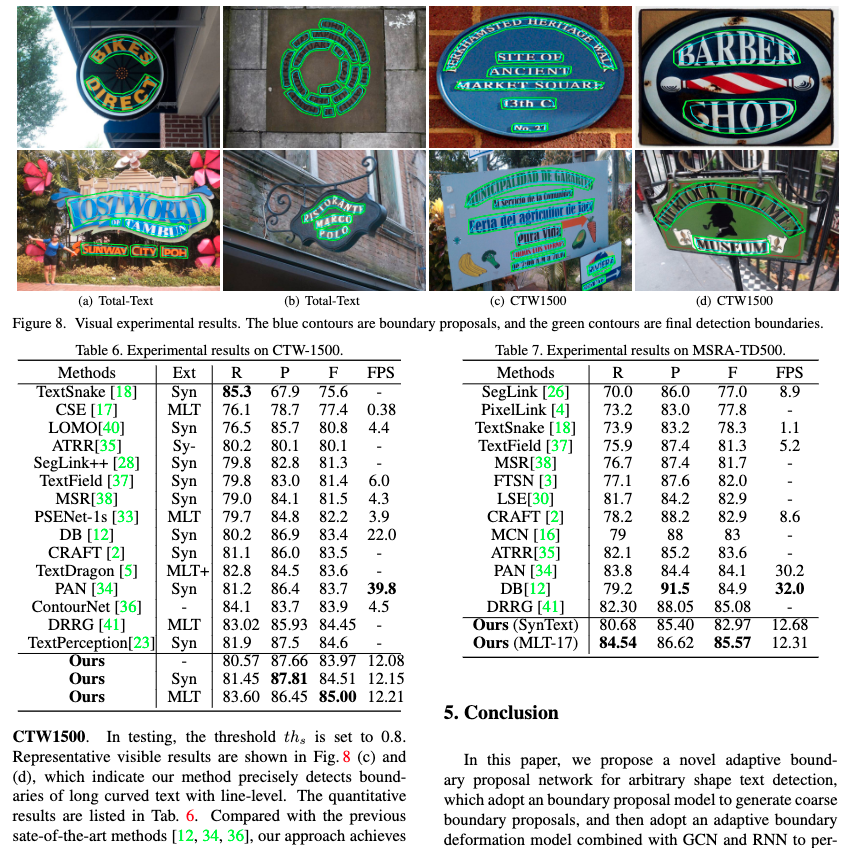
#> input picture fandango-algo/doc/table/1.png, 868 x 848 px, found by its file name
$ python opcv.py ../doc/table/1.png   (older library calls are emulated)
#> lines starting #> are read from the running program, lines starting #| are printed output that depends on the picture; after the words box and inside, x2 and y2 are one past the last pixel; in counts of white or black regions, pixels touching at a corner belong together
#> further down, img is the input picture: shape (848, 868, 3); mean B, G, R 190.7, 192.7, 187.5
import cv2
import numpy as np

def findTextRegion(img):
    region = []

    # 1. 查找轮廓
    contours, hierarchy = cv2.findContours(img, cv2.RETR_TREE, cv2.CHAIN_APPROX_SIMPLE)

    # 2. 筛选那些面积小的
    for i in range(len(contours)):
        cnt = contours[i]
        # 计算该轮廓的面积
        area = cv2.contourArea(cnt)

        # 面积小的都筛选掉
        if (area < 1000):
            continue

        # 轮廓近似，作用很小
        epsilon = 0.001 * cv2.arcLength(cnt, True)
        approx = cv2.approxPolyDP(cnt, epsilon, True)

        # 找到最小的矩形，该矩形可能有方向
        rect = cv2.minAreaRect(cnt)


        # box是四个点的坐标
        box = cv2.boxPoints(rect)
        box = np.int0(box)

        # 计算高和宽
        height = abs(box[0][1] - box[2][1])
        width = abs(box[0][0] - box[2][0])

        # 筛选那些太细的矩形，留下扁的
        if (height > width * 1.2):
            continue

        region.append(box)

    return region

def preprocess(gray):
    # 1. Sobel算子，x方向求梯度
    sobel = cv2.Sobel(gray, cv2.CV_8U, 1, 0, ksize=3)
    # 2. 二值化
    ret, binary = cv2.threshold(sobel, 0, 255, cv2.THRESH_OTSU + cv2.THRESH_BINARY)
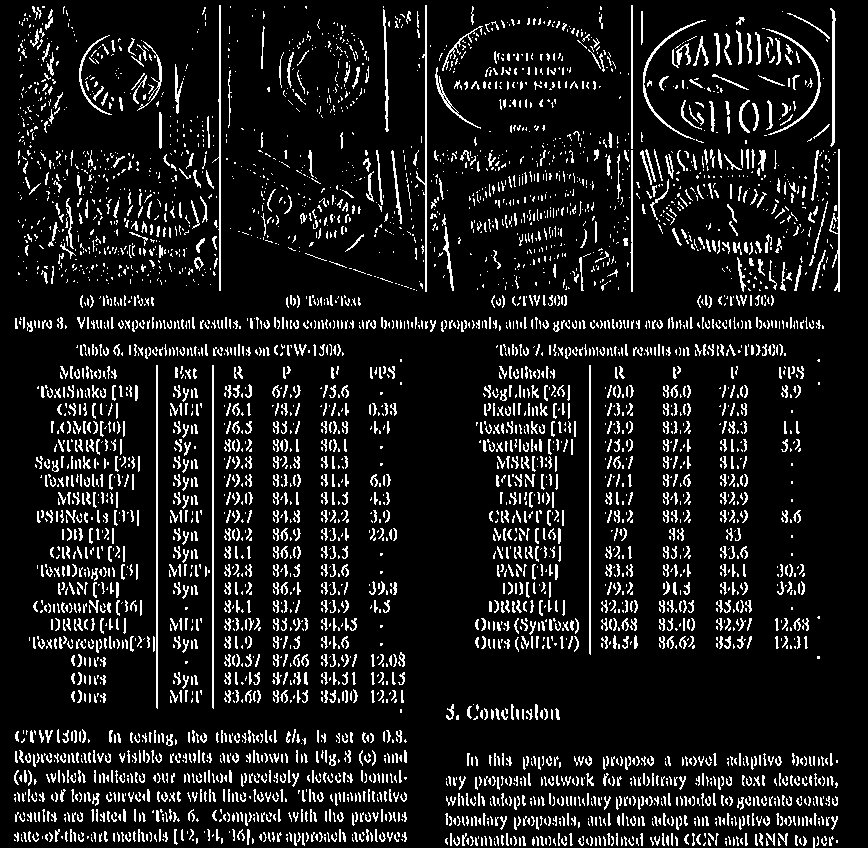
#> binary: shape (848, 868); 10.6% white in thin lines or dots
#> ret = 116

    # 3. 膨胀和腐蚀操作的核函数
    element1 = cv2.getStructuringElement(cv2.MORPH_RECT, (30, 9))
    element2 = cv2.getStructuringElement(cv2.MORPH_RECT, (24, 6))

    # 4. 膨胀一次，让轮廓突出
    dilation = cv2.dilate(binary, element2, iterations=1)
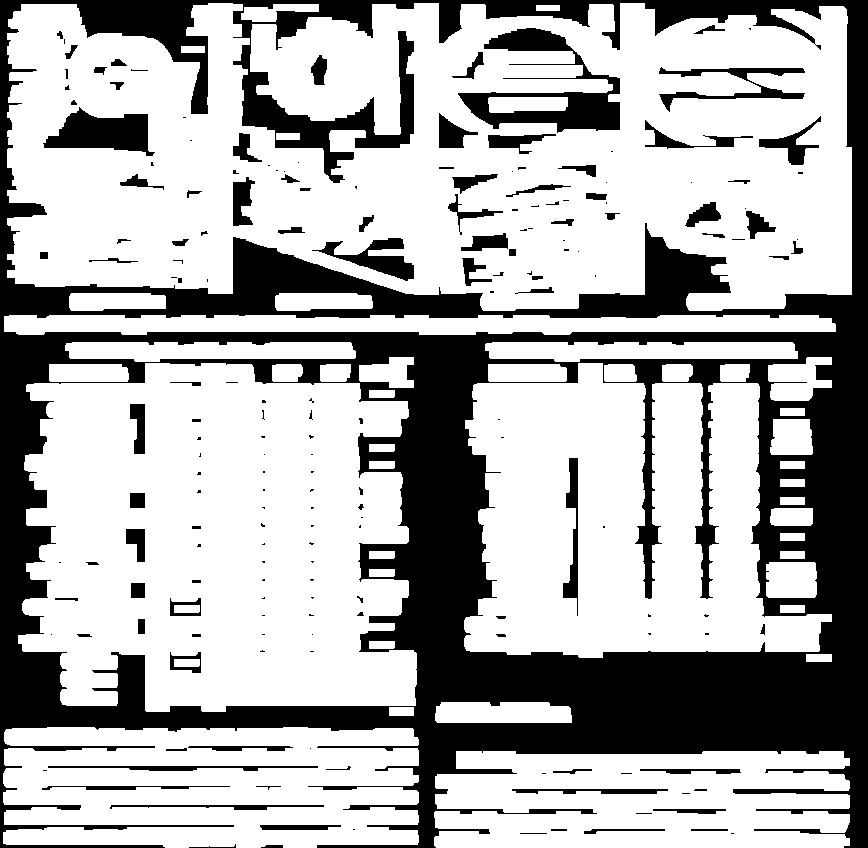
#> dilation: shape (848, 868); 68.4% white; 189 black regions (96 under 20 px), largest, box (x1, y1, x2, y2) and area: (0, 0, 868, 848) 202341, (458, 28, 620, 133) 5779, (43, 107, 155, 156) 3133

    # 5. 腐蚀一次，去掉细节，如表格线等。注意这里去掉的是竖直的线
    erosion = cv2.erode(dilation, element1, iterations=1)
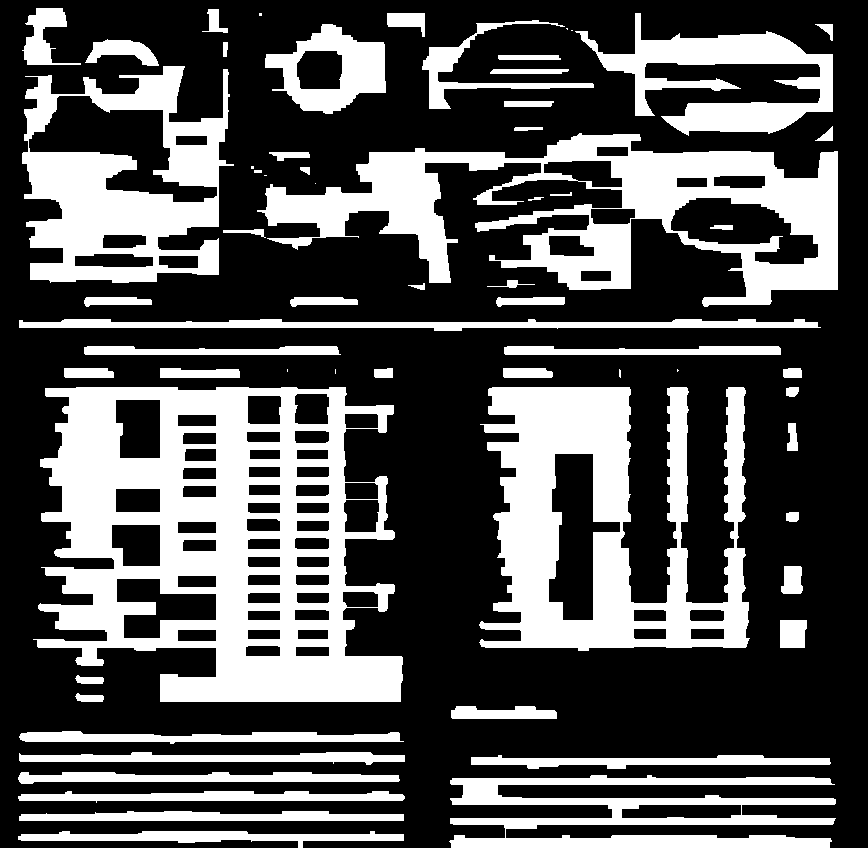
#> erosion: shape (848, 868); 32.6% white; 64 white regions (10 under 20 px), largest, box (x1, y1, x2, y2) and area: (33, 387, 403, 702) 65046, (479, 387, 750, 651) 37931, (257, 133, 838, 307) 37135

    # 6. 再次膨胀，让轮廓明显一些
    dilation2 = cv2.dilate(erosion, element2, iterations=3)
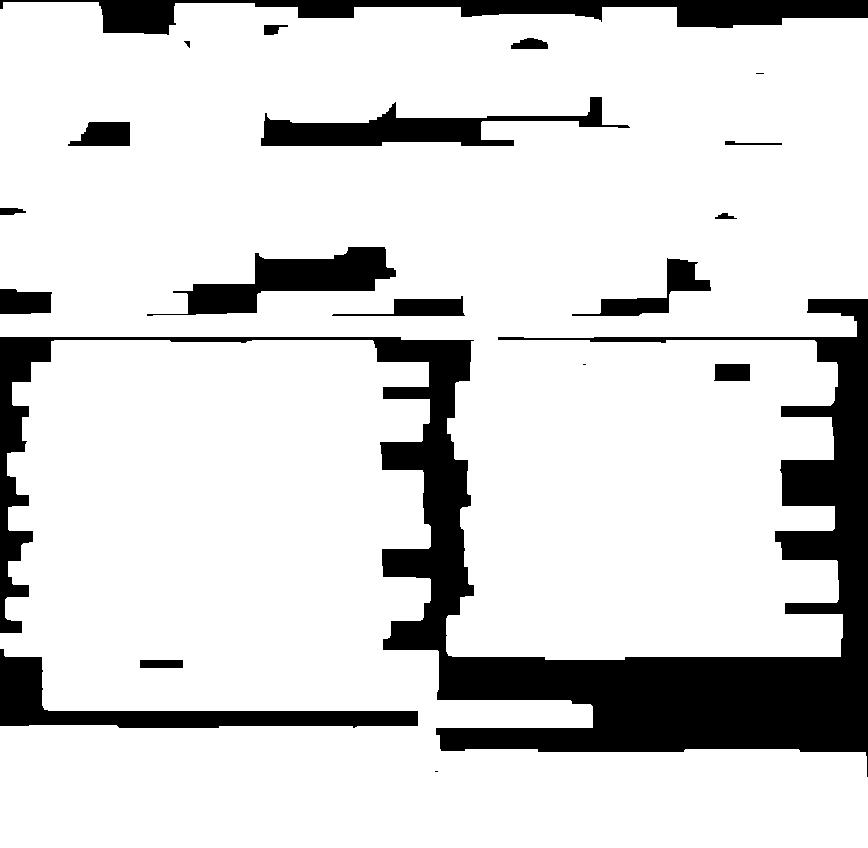
#> dilation2: shape (848, 868); 83.9% white; 20 black regions (3 under 20 px)

    # 7. 存储中间图片
    cv2.imwrite("binary.png", binary)
    cv2.imwrite("dilation.png", dilation)
    cv2.imwrite("erosion.png", erosion)
    cv2.imwrite("dilation2.png", dilation2)

    return dilation2
def detect(img):
    # 1.  转化成灰度图
    gray = cv2.cvtColor(img, cv2.COLOR_BGR2GRAY)

    # 2. 形态学变换的预处理，得到可以查找矩形的图片
    dilation = preprocess(gray)

    # 3. 查找和筛选文字区域
    region = findTextRegion(dilation)
#> in findTextRegion, `contours, hierarchy = cv2.findContours(img, cv2.RETR_TREE, cv2.CHAIN_A..`: contours = 17 contours, 3 with area under 20; largest, box (x1, y1, x2, y2) and area: (0, 2, 868, 660) 389882, (0, 340, 868, 848) 242947, (260, 96, 631, 147) 7174, (146, 246, 397, 317) 7117, (571, 257, 712, 317) 2412
#> the loop in findTextRegion, `for i in range(len(contours)):` made 17 passes
#> (area, epsilon, rect, box, height, width) on passes 1, 4, 7: (242947, 4.47, ((433.5, 593.5), (507, 867), -90), [[866, 846], [0, 846], [0, 340], [866, 340]], 506, 866), (389882, 4.66, ((431.8, 331.3), (653.2, 869.7), -89.46), [[863, 662], [-6, 653], [0, 0], [869, 8]], 662, 863), (1455.5, 0.305, ((398, 305.5), (21, 134), -90), [[465, 316], [331, 316], [331, 295], [465, 295]], 21, 134)
#> after the loop in findTextRegion, `for i in range(len(contours)):`: region = 7 items
#> region = 7 items

    # 4. 用绿线画出这些找到的轮廓
    for box in region:
        cv2.drawContours(img, [box], 0, (0, 255, 0), 2)
#> this loop made 7 passes
#> box on passes 1 to 7: [[866, 846], [0, 846], [0, 340], [866, 340]], [[863, 662], [-6, 653], [0, 0], [869, 8]], [[465, 316], [331, 316], [331, 295], [465, 295]], [[591, 353], [567, 308], [691, 244], [714, 288]], [[149, 332], [138, 273], [388, 227], [399, 286]], [[129, 146], [66, 146], [66, 121], [129, 121]], [[260, 152], [258, 104], [629, 94], [630, 142]]
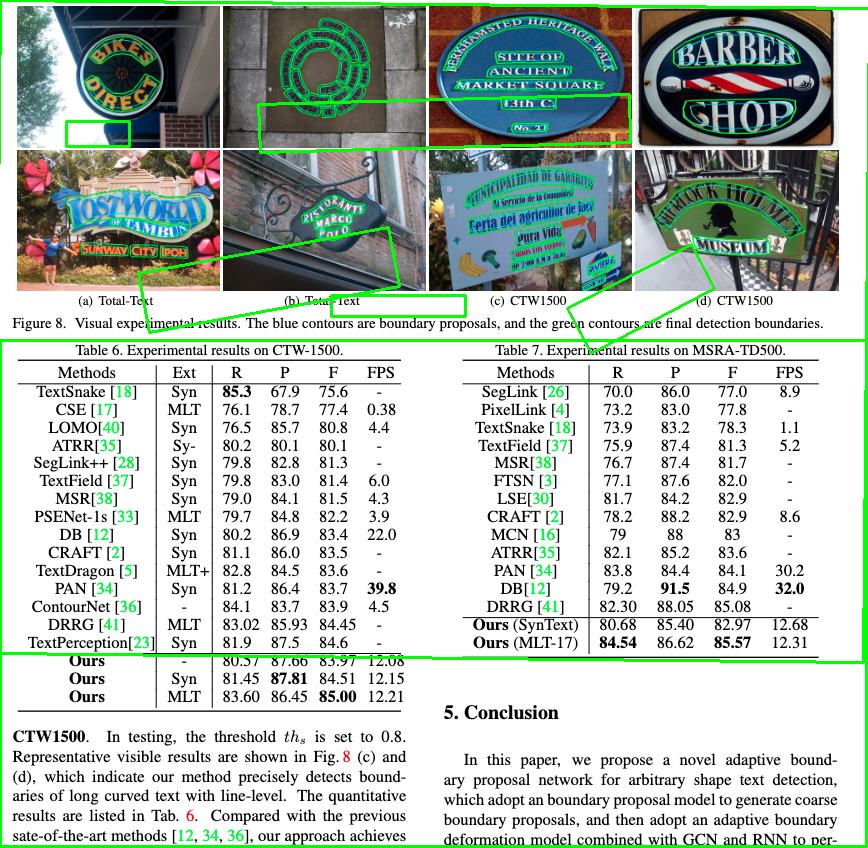
#> img: shape (848, 868, 3); mean B, G, R 184.7, 193.8, 181.3

    cv2.namedWindow("img", cv2.WINDOW_NORMAL)
    cv2.imshow("img", img)

    # 带轮廓的图片
    cv2.imwrite("contours.png", img)

    cv2.waitKey(0)
    cv2.destroyAllWindows()

import os
if __name__ == '__main__':
    # 读取文件
    # imagePath = sys.argv[1]

    img = cv2.imread("./db/1.png")

    detect(img)

$ run again, with fandango-algo/doc/table/layout.jpg saved as fandango-algo/doc/table/1.png
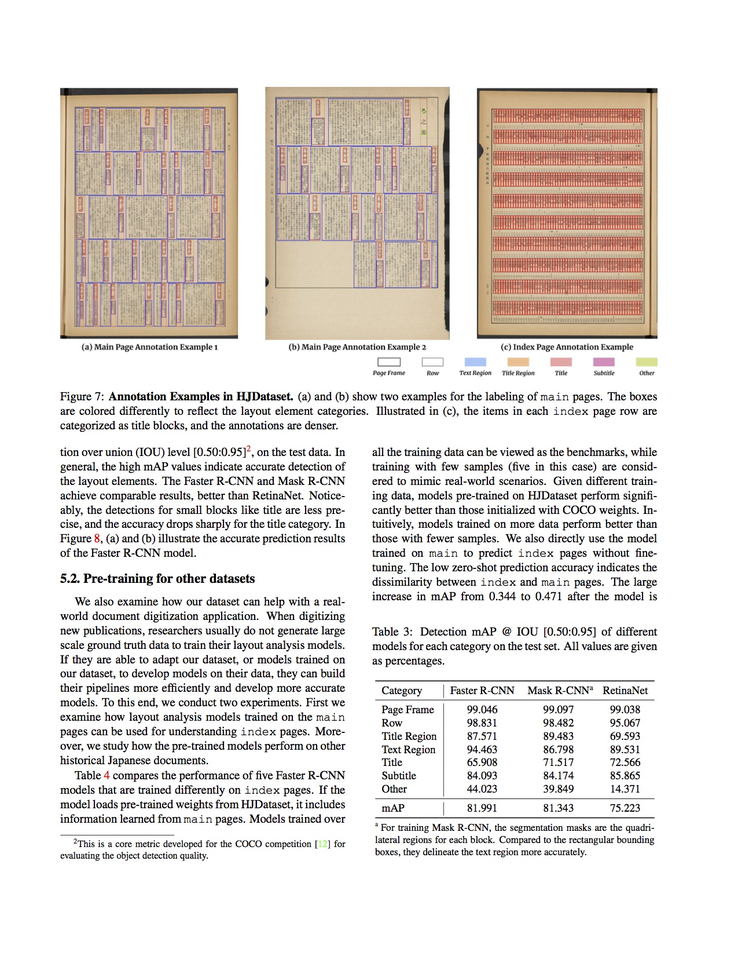
#> input picture fandango-algo/doc/table/layout.jpg, 738 x 956 px, shrunk from 1275 x 1650 before the run, found by its file name
#> img is the input picture: shape (956, 738, 3); mean B, G, R 218.8, 222.8, 228
#> in preprocess, `ret, binary = cv2.threshold(sobel, 0, 255, cv2.THRESH_OTSU + cv2.THRES..`:
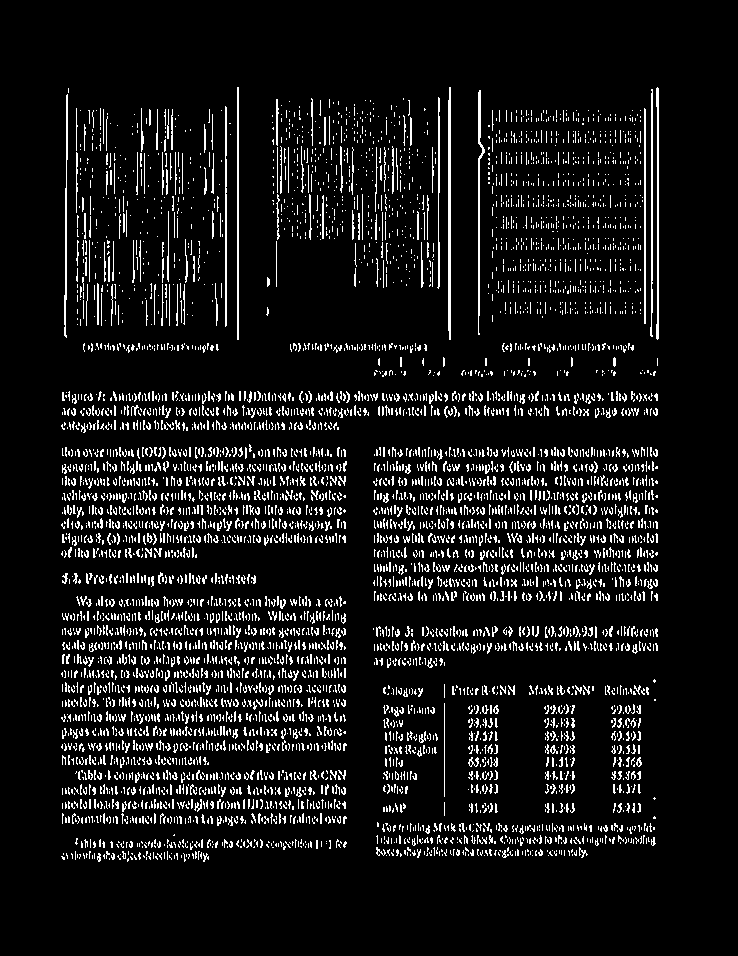
#> binary: shape (956, 738); 8.7% white in thin lines or dots, all inside (x1, y1, x2, y2) = (61, 87, 659, 862)
#> ret = 111
#> dilation: shape (956, 738); 52.3% white; 151 black regions (97 under 20 px), largest, box (x1, y1, x2, y2) and area: (0, 0, 738, 956) 327638, (78, 319, 226, 342) 1871, (505, 210, 633, 215) 541
#> erosion: shape (956, 738); 27.6% white; 29 white regions (1 under 20 px), largest, box (x1, y1, x2, y2) and area: (66, 598, 344, 825) 37784, (378, 449, 656, 600) 28278, (276, 99, 449, 288) 24395
#> dilation2: shape (956, 738); 64.1% white; 7 black regions (3 under 20 px)
#> contours = 10 contours, 2 with area under 20; largest, box (x1, y1, x2, y2) and area: (33, 443, 692, 870) 256966, (35, 85, 693, 384) 158664, (33, 387, 692, 438) 28474, (54, 339, 252, 360) 3804, (240, 758, 357, 767) 926, (198, 591, 237, 595) 110, (436, 801, 441, 820) 40, (436, 721, 441, 728) 22
#> the loop in findTextRegion, `for i in range(len(contours)):` made 10 passes
#> (area, epsilon, rect, box, height, width) on passes 1, 8, 9, 10: (256965.5, 4.84, ((362, 656), (426, 658), -90), [[690, 869], [33, 869], [33, 443], [690, 443]], 426, 657), (28473.5, 1.42, ((362, 412), (50, 658), -90), [[691, 437], [33, 437], [33, 387], [691, 387]], 50, 658), (3804, 0.432, ((152.5, 349), (20, 197), -90), [[251, 359], [54, 359], [54, 339], [251, 339]], 20, 197), (158663.5, 3.37, ((363.5, 234), (298, 657), -90), [[692, 383], [35, 383], [35, 85], [692, 85]], 298, 657)
#> after the loop in findTextRegion, `for i in range(len(contours)):`: region = [[[690, 869], [33, 869], [33, 443], [690, 443]], [[691, 437], [33, 437], [33, 387], [691, 387]], [[251, 359], [54, 359], [54, 339], [251, 339]], [[692, 383], [35, 383], [35, 85], [692, 85]]]
#> the loop in detect, `for box in region:` made 4 passes
#> box on passes 1 to 4: [[690, 869], [33, 869], [33, 443], [690, 443]], [[691, 437], [33, 437], [33, 387], [691, 387]], [[251, 359], [54, 359], [54, 339], [251, 339]], [[692, 383], [35, 383], [35, 85], [692, 85]]
#> after the loop in detect, `for box in region:`:
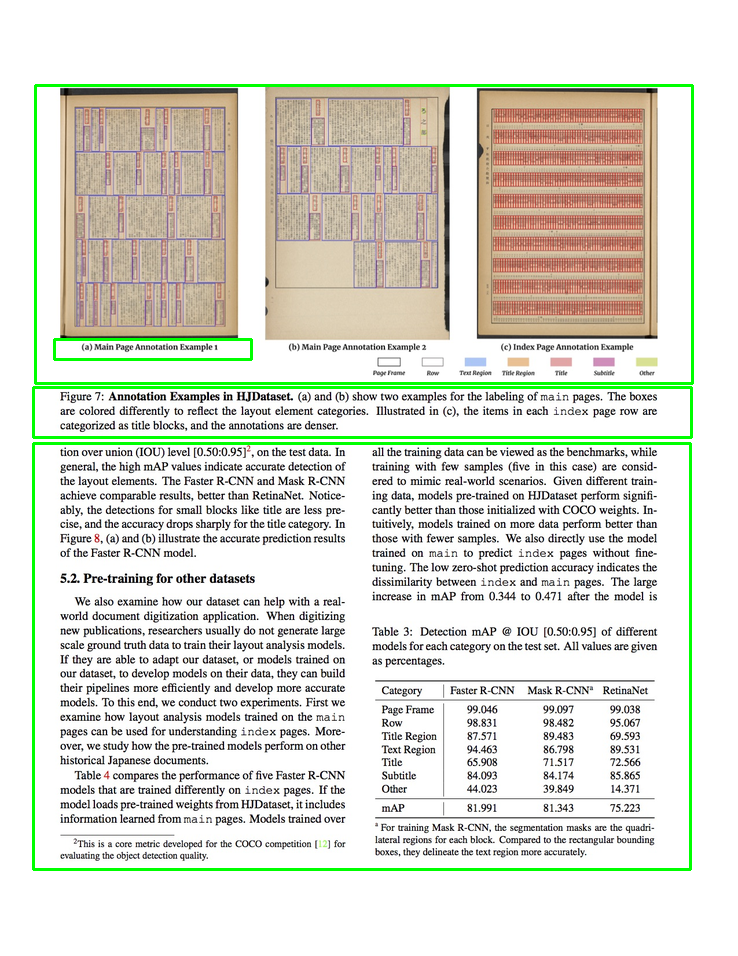
#> img: shape (956, 738, 3); mean B, G, R 212.4, 222.8, 221.6
